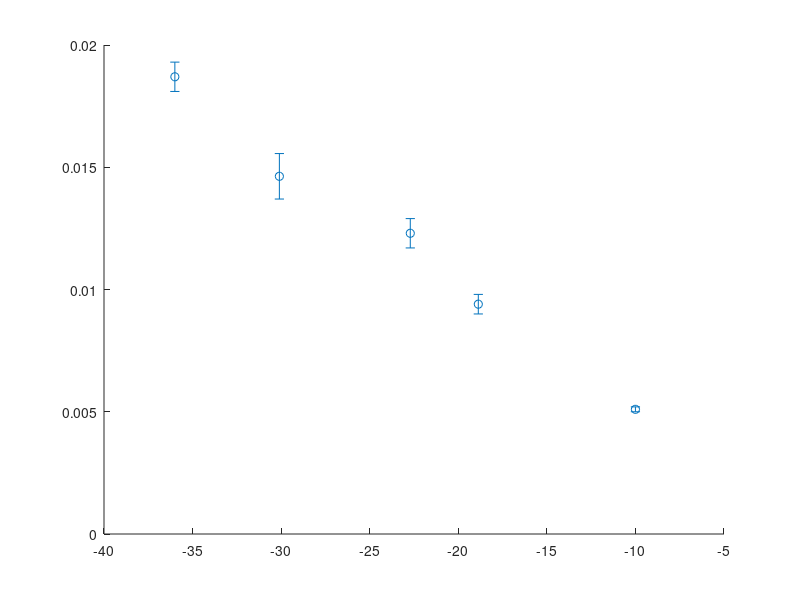

MATLAB code for this plot: (Note: this script raises an error after producing the figure.)
% Data
x = [-10, -18.87, -22.71, -30.1, -36];  % ΔT (Tendon Distance) in mm
K_exp = [0.0051, 0.0094, 0.0123, 0.01463, 0.0187];   % Experimental curvature (mm^-1)
K_theo = [0.0052, 0.0098, 0.0117, 0.01556, 0.0181];  % Theoretical curvature (mm^-1)

%%%%%%%%%%%%%%%%%%%%%%%%%%%%%%%%%%%%%%%%%%%%%%%%%%%
% Points used to calculate the theoretical values:
% #1 (-7.5, 1.2)(1.8, -0.5)(5.88, -1.1)
% #2 (-6.2, 0.5)(0, 0)(7.5, -1.1)
% #3 (-4.25, 1.42)(0, 0)(3.2, -0.9)
% #4 (-0.77, 3)(0, 0.6)(1, -3.1)
% #5 (-0.78, 3)(0, 0)(1, -3.1)"
%%%%%%%%%%%%%%%%%%%%%%%%%%%%%%%%%%%%%%%%%%%%%%%%%%%

% Real error values (K_exp - K_theo)
K_error = abs(K_exp - K_theo);

% Plot experimental curvature with error bars
figure;
errorbar(x, K_exp, K_error, 'o', ...
    'MarkerFaceColor', 'b', 'Color', 'b', 'LineWidth', 1.5, ...
    'DisplayName', 'Experimental Curvature');

hold on;

% Plot theoretical curvature
plot(x, K_theo, '--r', 'LineWidth', 1.5, 'DisplayName', 'Theoretical Curvature');

% Show value labels for both curves
for i = 1:length(x)
    % Experimental values with error
    text(x(i), K_exp(i) + K_error(i) + 0.0003, ...
        sprintf('%.5f', K_exp(i)), ...
        'FontSize', 10, 'Color', 'b', 'HorizontalAlignment', 'center');

    % Theoretical values
    text(x(i), K_theo(i) - 0.0005, ...
        sprintf('%.5f', K_theo(i)), ...
        'FontSize', 10, 'Color', 'r', 'HorizontalAlignment', 'center');
end

% Labels and formatting
xlabel('\DeltaT (Tendon Pulling Length) [mm]', 'FontSize', 12);
ylabel('Curvature K [mm^{-1}]', 'FontSize', 12);
title('Curvature vs. Tendon Pulling Length with Error Bars', 'FontSize', 14);
legend('Location', 'northwest');
grid on;
